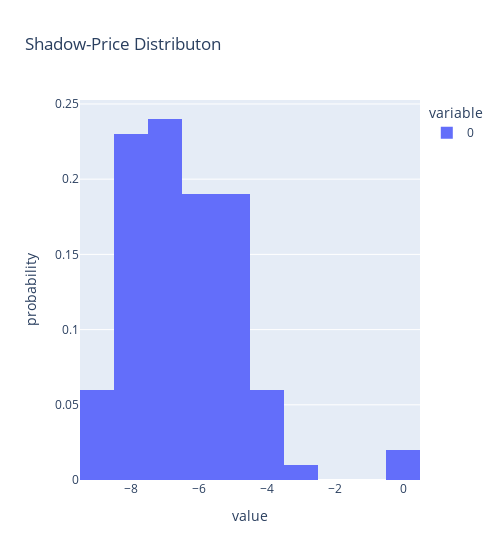

The code cell stored with this chart in its notebook:
### Code cell
# plot shadow price distribution
c = '_C7'
px.histogram(shadowprice_dict[c],  
             histnorm = 'probability',
             width = 500,
             title="Shadow-Price Distributon")

### Figure 1 — Plotly figure (JSON) as saved in the notebook; plotly's stock layout.template omitted (floating-point values rounded to 4 significant figures)
{"data": [{"alignmentgroup": "True", "bingroup": "x", "histnorm": "probability", "hovertemplate": "variable=0<br>value=%{x}<br>probability=%{y}<extra></extra>", "legendgroup": "0", "marker": {"color": "#636efa", "pattern": {"shape": ""}}, "name": "0", "offsetgroup": "0", "orientation": "v", "showlegend": true, "type": "histogram", "x": [-7.701, -7.943, -8.119, -7.423, -3.576, -7.511, -6.23, -4.411, -6.56, -5.288, -6.425, -6.616, -7.95, -4.577, -7.621, -5.718, -6.049, -7.534, -6.873, -7.445, -7.73, -6.339, -7.372, -8.664, -6.683, -5.405, -6.94, -3.139, -6.343, -6.475, -6.376, -4.895, -5.641, -8.044, -4.749, -7.286, -4.635, -5.989, -6.18, 0, -6.614, -4.539, -9.042, -4.624, -5.758, -7.627, -5.41, -3.728, -7.298, -6.867, -7.574, -6.878, -4.978, -5.911, -7.803, -7.256, -7.887, -8.451, -5.101, -6.406, -6.522, -5.013, 0, -6.994, -4.232, -5.264, -8.626, -8.423, -4.374, -7.597, -5.338, -7.027, -6.728, -5.177, -5.313, -7.773, -5.044, -5.858, -6.012, -5.546, -8.289, -7.974, -8.558, -5.46, -8.772, -7.207, -7.737, -6.005, -7.317, -8.577, -3.684, -7.973, -6.501, -8.441, -5.64, -7.596, -7.318, -6.605, -6.835, -4.808], "xaxis": "x", "yaxis": "y"}], "layout": {"barmode": "relative", "legend": {"title": {"text": "variable"}, "tracegroupgap": 0}, "title": {"text": "Shadow-Price Distributon"}, "width": 500, "xaxis": {"anchor": "y", "domain": [0, 1], "title": {"text": "value"}}, "yaxis": {"anchor": "x", "domain": [0, 1], "title": {"text": "probability"}}}}
